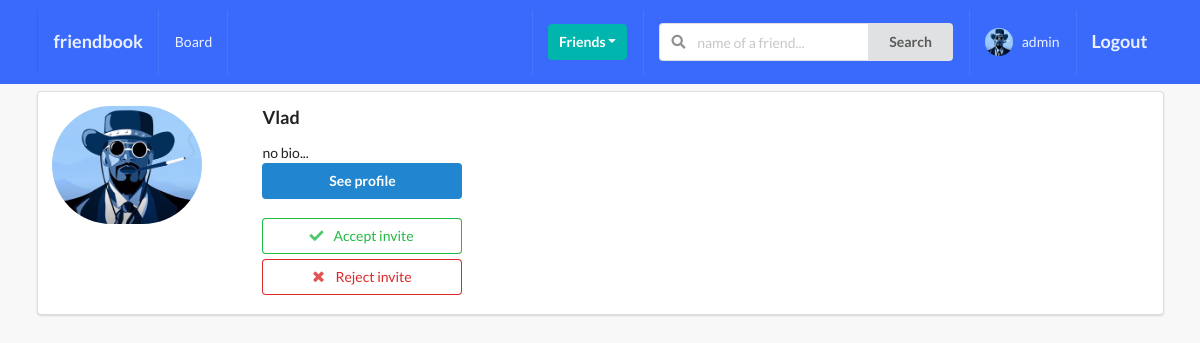
/profiles/my-invites/ (signed in), run on the app's committed database.
### profiles/models.py (models this page shows, shortened)
class Profile(models.Model):
    first_name = models.CharField(max_length=200, blank=True)
    last_name = models.CharField(max_length=200, blank=True)
    user = models.OneToOneField(User, on_delete=models.CASCADE)
    bio = models.TextField(default="no bio...", max_length=300)
    email = models.EmailField(max_length=200, blank=True)
    country = models.CharField(max_length=200, blank=True)
    avatar = models.ImageField(default='avatar.png', upload_to='avatars/')
    friends = models.ManyToManyField(User, blank=True, related_name='friends')
    slug = models.SlugField(unique=True, blank=True)
    updated = models.DateTimeField(auto_now=True)
    created = models.DateTimeField(auto_now_add=True)
    objects = ProfileManager()
    __initial_first_name = None
    __initial_last_name = None
    def __init__(self, *args, **kwargs):
        super().__init__(*args, **kwargs)
        self.__initial_first_name = self.first_name
        self.__initial_last_name = self.last_name

### profiles/views.py (the view)
# urls.py: path('my-invites/', invites_received_view, name='my-invites-view'),
@login_required
def invites_received_view(request):
    profile = Profile.objects.get(user=request.user)
    qs = Relationship.objects.invatations_received(profile)
    results = list(map(lambda x: x.sender, qs))
    is_empty = False
    if len(results) == 0:
        is_empty = True
    context = {
        'qs': results,
        'is_empty': is_empty,
    }
    return render(request, 'profiles/my_invites.html', context)

### profiles/context_processors.py (called while the page is built)
def profile_pic(request):
    if request.user.is_authenticated:
        profile_obj = Profile.objects.get(user=request.user)
        pic = profile_obj.avatar
        return {'picture':pic}
    return {}

def invatations_received_no(request):
    if request.user.is_authenticated:
        profile_obj = Profile.objects.get(user=request.user)
        qs_count = Relationship.objects.invatations_received(profile_obj).count()
        return {'invites_num':qs_count}
    return {}

### profiles/models.py (called while the page is built)
    def invatations_received(self, receiver):
        qs = Relationship.objects.filter(receiver=receiver, status='send')
        return qs

### profiles/templates/profiles/my_invites.html (shortened to what this page needs)
{% extends 'base.html' %}
{% block content %}
    {% for obj in qs %}
        <div class="ui segment">
            <div class="ui grid">
                <div class="row">
                    <div class="three wide column">
                        <img class="ui small circular image" src={{obj.avatar.url}}>
                    </div>
                    <div class="thirteen wide column">
                        <h3>{{obj.user}}</h3>
                        <p>{{obj.bio}}</h3>
                        <br>
                        <a href="">
                            <button class="ui primary button w-big mb-5">See profile</button>
                        </a>
                        <form action="{% url 'profiles:accept-invite' %}" method="POST">
                            <button type="submit" class="ui positive basic button w-big mb-5">
                                <i class="check icon"></i>
                                Accept invite
                            </button>
                        </form>
                         <form action="{% url 'profiles:reject-invite' %}" method="POST">
                            <button type="submit" class="ui negative basic button w-big mb-5">
                                <i class="close icon"></i>
                                Reject invite
                            </button>
                        </form>
                    </div>
                </div>
            </div>
        </div>
    {% endfor %}
{% endblock content %}

### templates/main/navbar.html (shortened to what this page needs)
{% url 'home-view' as path_to_home %}
{% url 'posts:main-post-view' as path_to_posts %}
{% url 'profiles:my-profile-view' as path_to_my_profile %}
<div class="ui inverted menu nav mb-7">
  <div class="ui container">
    <a href="{{path_to_home}}" class="{% if request.path == path_to_home %}active{% endif %} item">
        <h3>friendbook</h3>
    </a>
    {% if request.user.is_authenticated %}
    <a href="{{path_to_posts}}" class="{% if request.path == path_to_posts %}active{% endif %} item">
        Board
    </a>
    {% endif %}
    <div class="right menu">
        {% if request.user.is_authenticated %}
        <div class="item">
            <div class="ui floating dropdown icon button teal"> Friends
                <i class="dropdown icon"></i>
             </div>
        </div>
             <div class="item">
              <form action="" method="GET">
                <div class="ui action left icon input">
                <input class="prompt" type="text" name='q' placeholder="name of a friend...">
                <button type='submit' class="ui button">Search</button>
                </div>
            </form>
            </div>
            <a href="{{path_to_my_profile}}" class="{% if request.path == path_to_my_profile %}active{% endif %} item">
                <img src={{picture.url}} alt=""  class="ui avatar image" >&nbsp;
                 {{ request.user }}
            </a>
            <a href="{% url 'account_logout' %}" class="ui item">
                <h3>Logout</h3>
            </a>
        {% else %}
        <a href="{% url 'account_login' %}" class="ui item">
                <h3>Login</h3>
            </a>
        {% endif %}
    </div>
  </div>
</div>

### netbook/static/style.css (style rules this page uses)
body { background: #F8F8F8 !important; }
.nav { border-radius: 0px !important; padding: 10px 0 10px 0 !important; background-color: #396afc !important; }
.mb-7 { margin-bottom: 7px !important; }
.mb-5 { margin-bottom: 5px !important; }
.w-big { width: 200px !important; }

### data on the page
Profile: avatar (picture), user "Vlad", bio "no bio..."

### other printed values
{{ request.user }} "admin"
